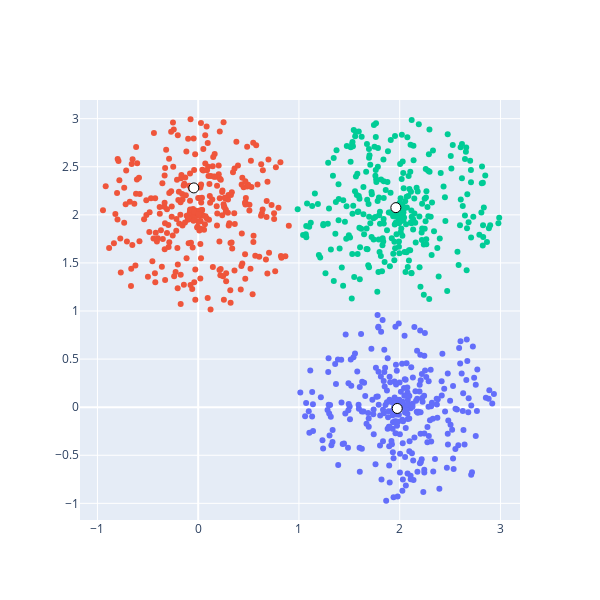

The code cell stored with this chart in its notebook:
### Code cell
plt = go.Figure()
mn = min(min(X['y']), min(X['x']))
mx = max(max(X['y']), max(X['x']))
plt.update_yaxes(range=[mn - .2, mx + .2])
plt.update_xaxes(range=[mn - .2, mx + .2])
for cls in range(N):
    df_pred_i = df_pred[df_pred['class'] == cls]
    plt.add_trace(
        go.Scatter(
            x=df_pred_i['x'],
            y=df_pred_i['y'],
            mode='markers',
        )
    )
plt.add_trace(
    go.Scatter(
        x=centers[:, 0],
        y=centers[:, 1],
        mode='markers',
        marker=dict(
            color='White',
            size=10,
            line=dict(
                color='Black',
                width=1
            )
        )
    )
)
plt.update_layout(
    showlegend=False,
    autosize=False,
    width=600,
    height=600
)
plt.write_image(f'test6_pred_good.png', width=1024, height=1024, scale=4)
plt.show()

### Figure 1 — Plotly figure (JSON) as saved in the notebook; plotly's stock layout.template omitted (floating-point values rounded to 4 significant figures; data arrays with more than 128 entries replaced by an {"elided": "..."} marker saying what was removed)
{"data": [{"mode": "markers", "type": "scatter", "x": {"elided": "300 float values"}, "y": {"elided": "300 float values"}}, {"mode": "markers", "type": "scatter", "x": {"elided": "299 float values"}, "y": {"elided": "299 float values"}}, {"mode": "markers", "type": "scatter", "x": {"elided": "301 float values"}, "y": {"elided": "301 float values"}}, {"marker": {"color": "White", "line": {"color": "Black", "width": 1}, "size": 10}, "mode": "markers", "type": "scatter", "x": [-0.04344, 1.975, 1.962], "y": [2.28, -0.01343, 2.075]}], "layout": {"autosize": false, "height": 600, "showlegend": false, "width": 600, "xaxis": {"range": [-1.173, 3.194]}, "yaxis": {"range": [-1.173, 3.194]}}}
